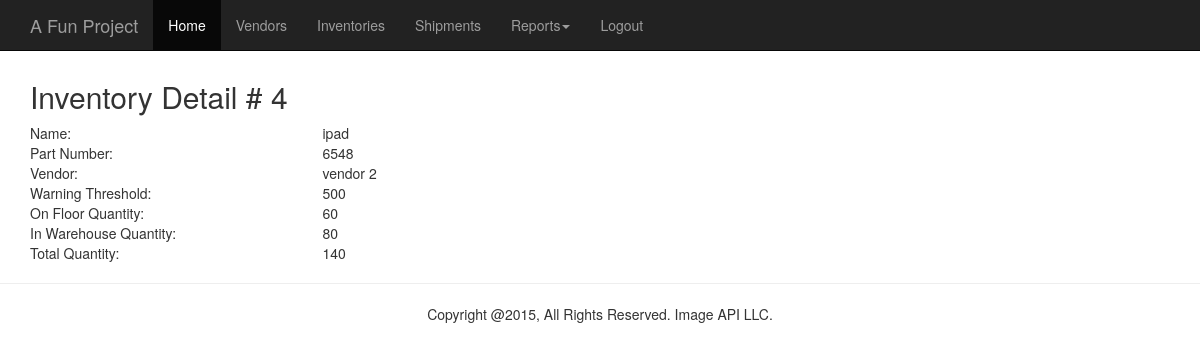
/inventories/4/ (signed in), run on the app's committed database.
### inventory/models.py (models this page shows, shortened)
class Inventory(models.Model):
    class Meta:
        verbose_name_plural = 'Inventories'
    item_name = models.CharField(max_length=100)
    vendor = models.ForeignKey(Vendor)
    part_number = models.IntegerField()
    warning_threshold = models.IntegerField()
    on_floor_quantity = models.IntegerField(default=0)
    in_warehouse_quantity = models.IntegerField(default=0)
    def total_quantity(self):
        return self.on_floor_quantity + self.in_warehouse_quantity

class Vendor(models.Model):
    name = models.CharField(max_length=100)
    address = models.CharField(max_length=300)
    def __str__(self):      # = ToString() in C sharp
        return self.name

### inventory/views.py (the view)
# urls.py: url(r'^inventories/(?P<inv_id>\d+)/$', views.inventory_detail, name='inventory.detail'),
@login_required
def inventory_detail(request, inv_id):
    inventory = get_object_or_404(Inventory, pk=inv_id)
    return render(request, 'inventory/inventory_detail.html', {'item': inventory})

### templates/inventory/inventory_detail.html
{% extends "base.html" %}
{% block content %}
    <h2>Inventory Detail # {{ item.id }}</h2>
    <div class="row">
        <div class="col-md-3">
            <div>Name: </div>
            <div>Part Number: </div>
            <div>Vendor: </div>
            <div>Warning Threshold: </div>
            <div>On Floor Quantity: </div>
           <div>In Warehouse Quantity: </div>
           <div>Total Quantity: </div>
        </div>
        <div class="col-md-3">
            <div>{{ item.item_name }} </div>
            <div>{{ item.part_number }} </div>
            <div>{{ item.vendor }} </div>
            <div>{{ item.warning_threshold }} </div>
            <div>{{ item.on_floor_quantity }} </div>
            <div>{{ item.in_warehouse_quantity }} </div>
            <div>{{ item.total_quantity }} </div>
        </div>
    </div>
{% endblock %}

### inventory/static/demo.css (style rules this page uses)
body { padding-top: 60px; }

### data on the page
Inventory: id "4", item_name "ipad", part_number "6548", vendor "vendor 2", warning_threshold "500", on_floor_quantity "60", in_warehouse_quantity "80", total_quantity "140"
